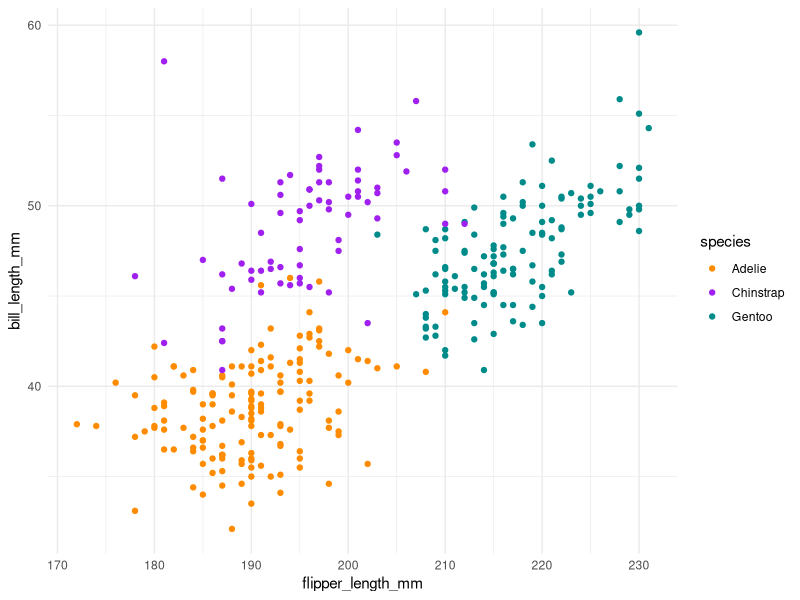

R code for this plot:
## ---- chunk 1
#| label: fig-penguins
#| fig-cap: "Dimensions of penguins across three species."
#| warning: false
library(tidyverse, quietly = TRUE)
library(palmerpenguins)
penguins |>
  ggplot(aes(x = flipper_length_mm, y = bill_length_mm)) +
  geom_point(aes(color = species)) +
  scale_color_manual(
    values = c("darkorange", "purple", "cyan4")) +
  theme_minimal()
